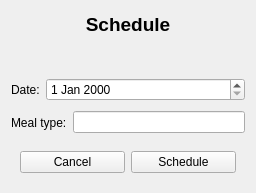
<?xml version="1.0" encoding="UTF-8"?>
<ui version="4.0">
 <class>Form</class>
 <widget class="QWidget" name="Form">
  <property name="geometry">
   <rect>
    <x>0</x>
    <y>0</y>
    <width>256</width>
    <height>193</height>
   </rect>
  </property>
  <property name="windowTitle">
   <string>Schedule Meal</string>
  </property>
  <layout class="QVBoxLayout" name="verticalLayout">
   <item>
    <widget class="QLabel" name="label_title">
     <property name="font">
      <font>
       <pointsize>14</pointsize>
       <bold>true</bold>
      </font>
     </property>
     <property name="text">
      <string>Schedule</string>
     </property>
     <property name="alignment">
      <set>Qt::AlignCenter</set>
     </property>
    </widget>
   </item>
   <item>
    <widget class="QLabel" name="recipe">
     <property name="font">
      <font>
       <pointsize>14</pointsize>
       <bold>true</bold>
      </font>
     </property>
     <property name="text">
      <string>&lt;Recipe&gt;</string>
     </property>
     <property name="alignment">
      <set>Qt::AlignCenter</set>
     </property>
    </widget>
   </item>
   <item>
    <widget class="QWidget" name="widget" native="true">
     <layout class="QHBoxLayout" name="horizontalLayout_4">
      <property name="leftMargin">
       <number>0</number>
      </property>
      <property name="topMargin">
       <number>0</number>
      </property>
      <property name="rightMargin">
       <number>0</number>
      </property>
      <property name="bottomMargin">
       <number>0</number>
      </property>
      <item>
       <widget class="QLabel" name="label_4">
        <property name="sizePolicy">
         <sizepolicy hsizetype="Fixed" vsizetype="Preferred">
          <horstretch>0</horstretch>
          <verstretch>0</verstretch>
         </sizepolicy>
        </property>
        <property name="text">
         <string>Date:</string>
        </property>
       </widget>
      </item>
      <item>
       <widget class="QDateEdit" name="dateInput"/>
      </item>
     </layout>
    </widget>
   </item>
   <item>
    <widget class="QWidget" name="widget_2" native="true">
     <layout class="QHBoxLayout" name="horizontalLayout_5">
      <property name="leftMargin">
       <number>0</number>
      </property>
      <property name="topMargin">
       <number>0</number>
      </property>
      <property name="rightMargin">
       <number>0</number>
      </property>
      <property name="bottomMargin">
       <number>0</number>
      </property>
      <item>
       <widget class="QLabel" name="label_5">
        <property name="sizePolicy">
         <sizepolicy hsizetype="Fixed" vsizetype="Preferred">
          <horstretch>0</horstretch>
          <verstretch>0</verstretch>
         </sizepolicy>
        </property>
        <property name="text">
         <string>Meal type:</string>
        </property>
       </widget>
      </item>
      <item>
       <widget class="QLineEdit" name="mealTypeInput">
        <property name="text">
         <string/>
        </property>
       </widget>
      </item>
     </layout>
    </widget>
   </item>
   <item>
    <widget class="QWidget" name="widget_6" native="true">
     <layout class="QHBoxLayout" name="horizontalLayout_6">
      <item>
       <widget class="QPushButton" name="cancelBtn">
        <property name="text">
         <string>Cancel</string>
        </property>
       </widget>
      </item>
      <item>
       <widget class="QPushButton" name="scheduleBtn">
        <property name="text">
         <string>Schedule</string>
        </property>
       </widget>
      </item>
     </layout>
    </widget>
   </item>
  </layout>
 </widget>
 <resources/>
 <connections/>
</ui>
